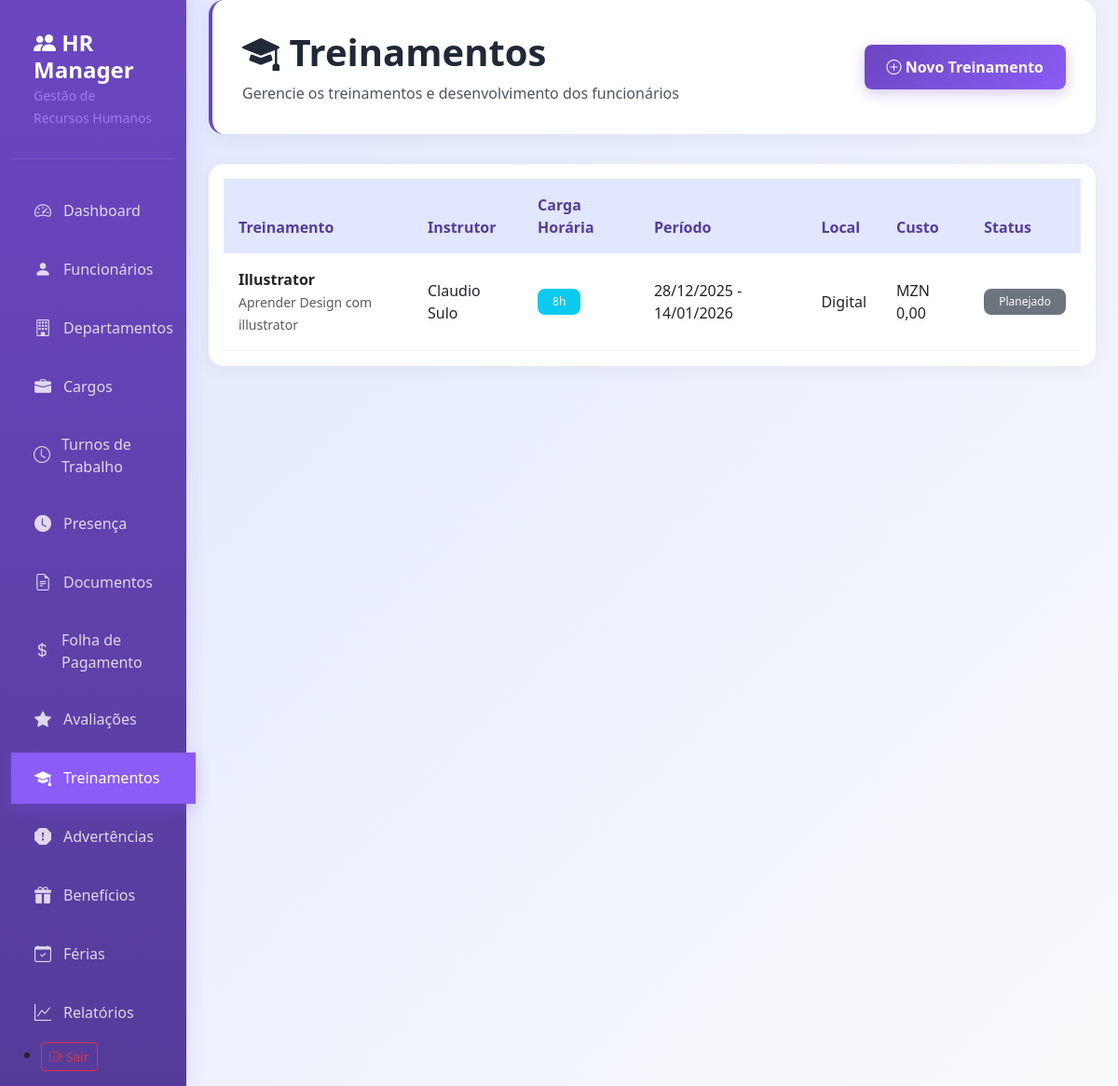
Screenshot of /treinamentos/ (signed in) with the database file from the repository.
### rh/models.py (models this page shows, shortened)
class Treinamento(models.Model):
    STATUS_TREINAMENTO = [
        ('Planejado', 'Planejado'),
        ('Em_Andamento', 'Em Andamento'),
        ('Concluido', 'Concluído'),
        ('Cancelado', 'Cancelado'),
    ]
    empresa = models.ForeignKey(Empresa, on_delete=models.CASCADE)
    nome = models.CharField(max_length=200, verbose_name='Nome do Treinamento')
    descricao = models.TextField(verbose_name='Descrição')
    instrutor = models.CharField(max_length=200, verbose_name='Instrutor')
    carga_horaria = models.IntegerField(verbose_name='Carga Horária (horas)')
    data_inicio = models.DateField(verbose_name='Data de Início')
    data_fim = models.DateField(verbose_name='Data de Término')
    local = models.CharField(max_length=200, verbose_name='Local')
    custo = models.DecimalField(max_digits=10, decimal_places=2, default=0, verbose_name='Custo')
    status = models.CharField(max_length=20, choices=STATUS_TREINAMENTO, default='Planejado', verbose_name='Status')
    participantes = models.ManyToManyField(Funcionario, through='ParticipacaoTreinamento',
                                           related_name='treinamentos', verbose_name='Participantes')
    criado_em = models.DateTimeField(auto_now_add=True, verbose_name='Criado em')
    class Meta:
        verbose_name = 'Treinamento'
        verbose_name_plural = 'Treinamentos'
        ordering = ['-data_inicio']

### rh/views.py (the view)
# urls.py: path('treinamentos/', views.TreinamentoListView.as_view(), name='treinamento_list'),
class TreinamentoListView(LoginRequiredMixin, ListView):
    model = Treinamento
    template_name = 'rh/treinamento_list.html'
    context_object_name = 'treinamentos'
    paginate_by = 10
    def get_queryset(self):
        empresa = self.request.user.empresa
        return Treinamento.objects.filter(empresa=empresa).order_by('-data_inicio')

### templates/rh/treinamento_list.html (shortened to what this page needs)
{% extends 'base.html' %}
{% block content %}
<div class="page-header">
    <div class="row align-items-center">
        <div class="col">
            <h1><i class="bi bi-mortarboard-fill"></i> Treinamentos</h1>
            <p>Gerencie os treinamentos e desenvolvimento dos funcionários</p>
        </div>
        <div class="col-auto">
            <a href="{% url 'treinamento_create' %}" class="btn btn-primary">
                <i class="bi bi-plus-circle"></i> Novo Treinamento
            </a>
        </div>
    </div>
</div>
<div class="card">
    <div class="card-body">
        <div class="table-responsive">
            <table class="table table-hover">
                <thead>
                    <tr>
                        <th>Treinamento</th>
                        <th>Instrutor</th>
                        <th>Carga Horária</th>
                        <th>Período</th>
                        <th>Local</th>
                        <th>Custo</th>
                        <th>Status</th>
                    </tr>
                </thead>
                <tbody>
                    {% for treinamento in page_obj %}
                    <tr>
                        <td>
                            <strong>{{ treinamento.nome }}</strong>
                            <br><small class="text-muted">{{ treinamento.descricao|truncatechars:50 }}</small>
                        </td>
                        <td>{{ treinamento.instrutor }}</td>
                        <td><span class="badge bg-info">{{ treinamento.carga_horaria }}h</span></td>
                        <td>{{ treinamento.data_inicio|date:"d/m/Y" }} - {{ treinamento.data_fim|date:"d/m/Y" }}</td>
                        <td>{{ treinamento.local }}</td>
                        <td>MZN {{ treinamento.custo|floatformat:2 }}</td>
                        <td>
                            <span class="badge bg-{% if treinamento.status == 'Concluido' %}success{% elif treinamento.status == 'Em_Andamento' %}warning{% else %}secondary{% endif %}">
                                {{ treinamento.get_status_display }}
                            </span>
                        </td>
                    </tr>
                    {% endfor %}
                </tbody>
            </table>
        </div>
    </div>
</div>
{% endblock %}

### templates/base.html (style rules this page uses)
:root { --primary-purple: #6B46C1; --primary-purple-dark: #553C9A; --primary-purple-light: #8B5CF6; --secondary-purple: #A78BFA; --light-purple: #E0E7FF; --white: #FFFFFF; --gray-50: #F9FAFB; --gray-100: #F3F4F6; --gray-200: #E5E7EB; --gray-600: #4B5563; --gray-800: #1F2937; --success: #10B981; --warning: #F59E0B; --danger: #EF4444; }
* { margin: 0; padding: 0; box-sizing: border-box; }
body { font-family: 'Segoe UI', Tahoma, Geneva, Verdana, sans-serif; background: linear-gradient(135deg, var(--light-purple) 0%, var(--gray-50) 100%); min-height: 100vh; }
.page-header { background: var(--white); padding: 2rem; border-radius: 1rem; box-shadow: 0 4px 20px rgba(0, 0, 0, 0.05); margin-bottom: 2rem; border-left: 4px solid var(--primary-purple); }
.page-header h1 { color: var(--gray-800); font-weight: 700; margin-bottom: 0.5rem; }
.page-header p { color: var(--gray-600); margin: 0; }
.card { background: var(--white); border: none; border-radius: 1rem; box-shadow: 0 4px 20px rgba(0, 0, 0, 0.05); transition: all 0.3s ease; overflow: hidden; }
.btn-primary { background: linear-gradient(135deg, var(--primary-purple) 0%, var(--primary-purple-light) 100%); border: none; padding: 0.75rem 1.5rem; border-radius: 0.5rem; font-weight: 600; transition: all 0.3s ease; box-shadow: 0 4px 15px rgba(107, 70, 193, 0.3); }
.table { margin-bottom: 0; }
.table th { background: var(--light-purple); color: var(--primary-purple-dark); font-weight: 600; border: none; padding: 1rem; }
.table td { padding: 1rem; vertical-align: middle; border-color: var(--gray-100); }
.badge { padding: 0.5rem 1rem; border-radius: 0.5rem; font-weight: 500; }

### rows the page displays
Treinamento: nome "Illustrator", descricao "Aprender Design com illustrator", instrutor "Claudio Sulo", carga_horaria "8", data_inicio "28/12/2025", data_fim "14/01/2026", local "Digital", custo "0,00", status "Planejado"
